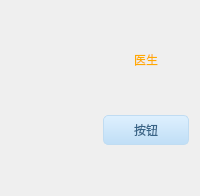
    <widget class="QFrame" name="frame9">
     <property name="styleSheet">
      <string notr="true">QFrame #frame9
{
background:transparent;border:1px solid white;
}</string>
     </property>
     <layout class="QGridLayout" name="gridLayout_16">
      <item row="0" column="1">
       <spacer name="verticalSpacer_2">
        <property name="orientation">
         <enum>Qt::Vertical</enum>
        </property>
        <property name="sizeHint" stdset="0">
         <size>
          <width>20</width>
          <height>40</height>
         </size>
        </property>
       </spacer>
      </item>
      <item row="2" column="1">
       <spacer name="verticalSpacer">
        <property name="orientation">
         <enum>Qt::Vertical</enum>
        </property>
        <property name="sizeHint" stdset="0">
         <size>
          <width>20</width>
          <height>40</height>
         </size>
        </property>
       </spacer>
      </item>
      <item row="1" column="1" alignment="Qt::AlignHCenter">
       <widget class="QLabel" name="label_34">
        <property name="styleSheet">
         <string notr="true">font: 12pt &quot;迷你简行楷碑&quot;;
color: rgb(255, 170, 0);</string>
        </property>
        <property name="text">
         <string>医生</string>
        </property>
       </widget>
      </item>
      <item row="1" column="0" rowspan="3">
       <widget class="QLabel" name="doctor">
        <property name="minimumSize">
         <size>
          <width>80</width>
          <height>80</height>
         </size>
        </property>
        <property name="maximumSize">
         <size>
          <width>180</width>
          <height>200</height>
         </size>
        </property>
        <property name="text">
         <string/>
        </property>
        <property name="pixmap">
         <pixmap resource="../../../map.qrc">:/res/Baidu_JS/LOGO_BLACK/医生.png</pixmap>
        </property>
        <property name="scaledContents">
         <bool>true</bool>
        </property>
       </widget>
      </item>
      <item row="3" column="1">
       <widget class="QPushButton" name="DoctorSwitch">
        <property name="sizePolicy">
         <sizepolicy hsizetype="Preferred" vsizetype="Preferred">
          <horstretch>0</horstretch>
          <verstretch>0</verstretch>
         </sizepolicy>
        </property>
        <property name="minimumSize">
         <size>
          <width>50</width>
          <height>27</height>
         </size>
        </property>
        <property name="maximumSize">
         <size>
          <width>150</width>
          <height>90</height>
         </size>
        </property>
        <property name="styleSheet">
         <string notr="true">QPushButton,.QToolButton{
border-style:none;
border:1px solid #C0DCF2;
color:#386487;
padding:5px;
min-height:15px;
border-radius:5px;
background:qlineargradient(spread:pad,x1:0,y1:0,x2:0,y2:1,stop:0 #DEF0FE,stop:1 #C0DEF6);
font: 10pt &quot;迷你简小标宋&quot;;
}

QPushButton:hover,.QToolButton:hover{
background:qlineargradient(spread:pad,x1:0,y1:0,x2:0,y2:1,stop:0 #F2F9FF,stop:1 #DAEFFF);
}

QPushButton:pressed,.QToolButton:pressed{
background:qlineargradient(spread:pad,x1:0,y1:0,x2:0,y2:1,stop:0 #DEF0FE,stop:1 #C0DEF6);
}</string>
        </property>
        <property name="text">
         <string>按钮</string>
        </property>
       </widget>
      </item>
      <item row="4" column="1">
       <spacer name="verticalSpacer_3">
        <property name="orientation">
         <enum>Qt::Vertical</enum>
        </property>
        <property name="sizeHint" stdset="0">
         <size>
          <width>20</width>
          <height>40</height>
         </size>
        </property>
       </spacer>
      </item>
     </layout>
    </widget>
